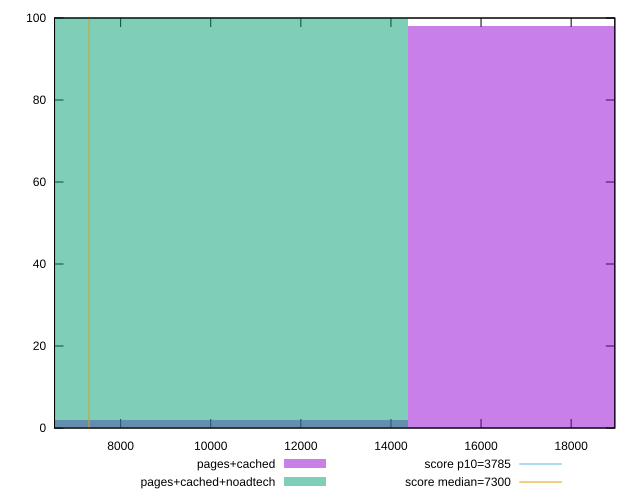

The gnuplot source for this figure:
reset

$pagesCached <<EOF
19182.43554573349 98
9591.217772866745 2
EOF

$pagesCachedNoadtech <<EOF
9591.217772866745 100
EOF

set key outside below
set boxwidth 9591.217772866745
set xrange [6532.795:18969.420000000002]
set yrange [0:100]
set trange [0:100]
set style fill transparent solid 0.5 noborder

set parametric
set terminal svg size 640, 500 enhanced background rgb 'white'
set output "report_00015_2021-02-09T16-11-33.973Z/interactive/comparison/histogram/1_vs_2.svg"

plot $pagesCached title "pages+cached" with boxes, \
     $pagesCachedNoadtech title "pages+cached+noadtech" with boxes, \
     3785,t title "score p10=3785", \
     7300,t title "score median=7300"

reset
